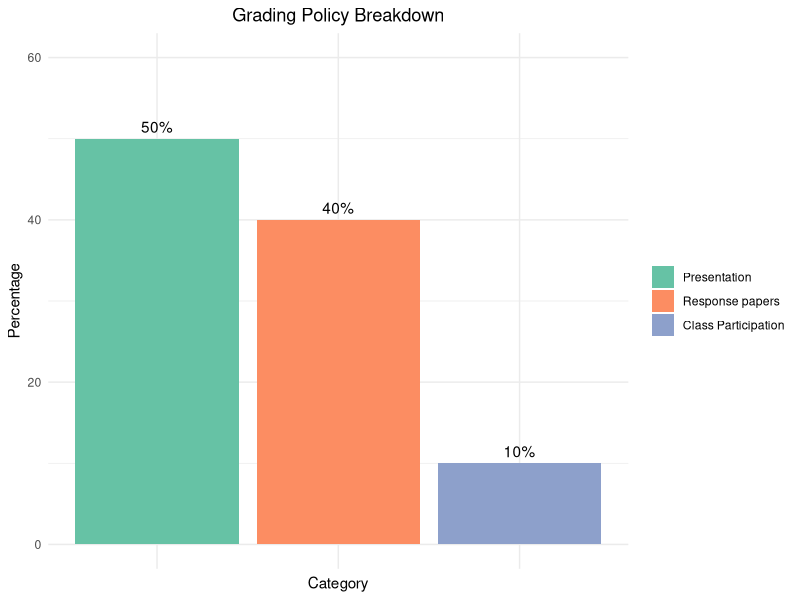

Write R code to recreate this figure.
## ---- chunk 1
# Load necessary library
library(ggplot2)

# Data for grading policy
grades <- data.frame(
  Category = c("Class Participation", "Response papers", "Presentation"),
  Percentage = c(10, 40, 50)
)

# Reorder the levels of Category based on Percentage from higher to lower
grades$Category <- factor(grades$Category, levels = grades$Category[order(-grades$Percentage)])

# Create a bar chart
ggplot(grades, aes(x = reorder(Category, -Percentage), y = Percentage, fill = Category)) +
  geom_bar(stat = "identity") +
  geom_text(aes(label = paste0(Percentage, "%")), vjust = -0.5) +  # Add percentage labels
  theme_minimal() +
  labs(title = "Grading Policy Breakdown", x = "Category", y = "Percentage") +  # Remove x-axis label
  scale_fill_brewer(palette = "Set2") +
  ylim(0,60) +
  theme(legend.position = "right",  # Add legend for categories
        legend.title = element_blank(),  # Remove legend title
        axis.text.x = element_blank(),  # Remove x-axis text
        plot.title = element_text(hjust = 0.5))  # Center title
